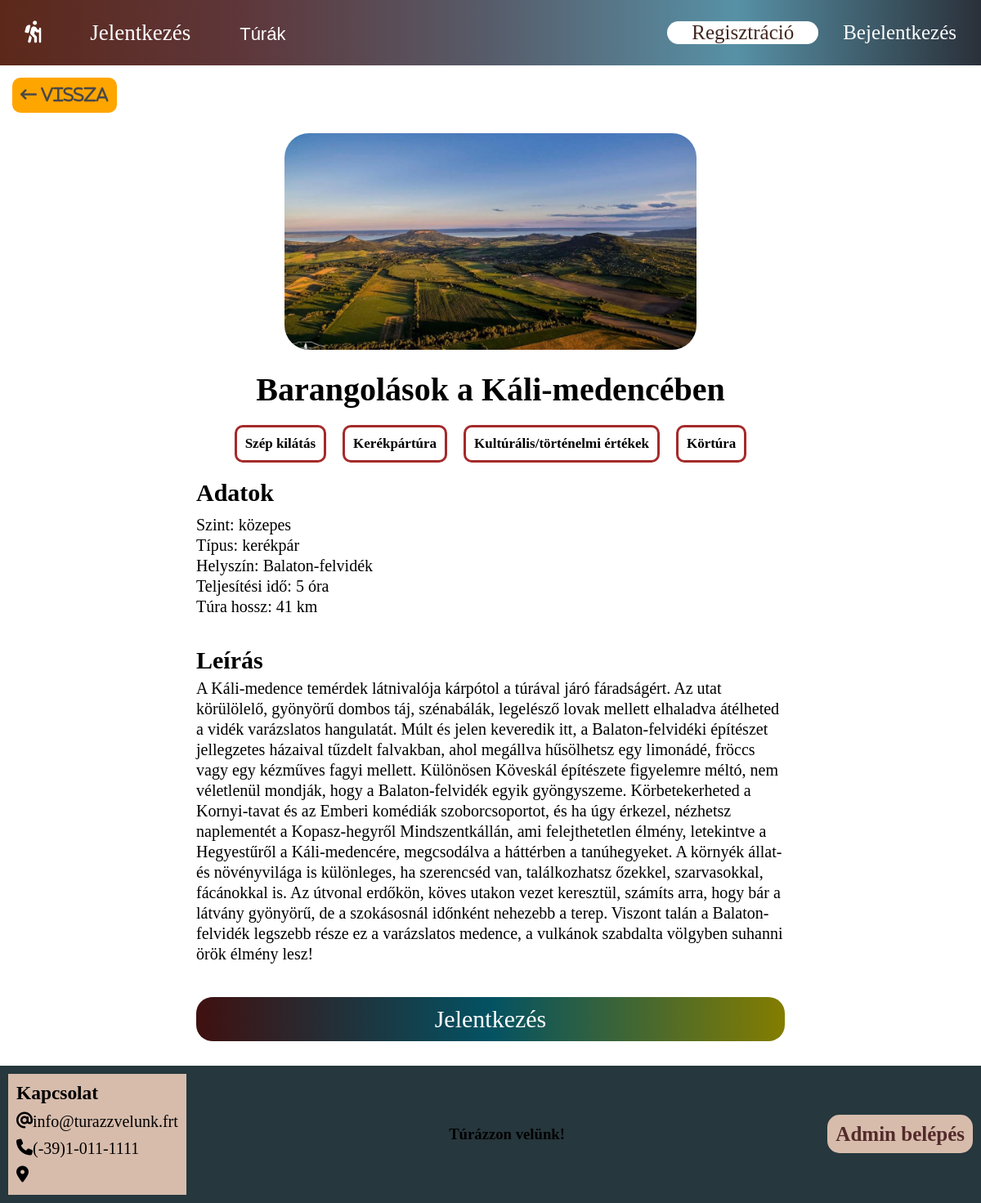
/tourInfo.php?id=67, run on the app's committed database.
### tables this page shows
CREATE TABLE IF NOT EXISTS `tura_kepek` (
  `id` int(11) NOT NULL AUTO_INCREMENT,
  `kep_nev` varchar(255) NOT NULL,
  `kep_cim` varchar(255) NOT NULL,
  PRIMARY KEY (`id`)
);

CREATE TABLE IF NOT EXISTS `turak` (
  `id` int(11) NOT NULL AUTO_INCREMENT,
  `nev` varchar(255) NOT NULL,
  `teljesitesi_ido` int(11) NOT NULL,
  `tura_hossz` int(11) NOT NULL,
  `tura_helyszinek_id` int(11) NOT NULL,
  `tura_kepek_id` int(11) NOT NULL,
  `tura_szintek_id` int(11) NOT NULL,
  `tura_tipusok_id` int(11) NOT NULL,
  `tura_leirasok_id` int(11) NOT NULL,
  PRIMARY KEY (`id`,`tura_kepek_id`,`tura_szintek_id`,`tura_tipusok_id`),
  KEY `fk_turak_tura_helyszinek_idx` (`tura_helyszinek_id`),
  KEY `fk_turak_tura_kepek1_idx` (`tura_kepek_id`),
  KEY `fk_turak_tura_szintek1_idx` (`tura_szintek_id`),
  KEY `fk_turak_tura_tipusok1_idx` (`tura_tipusok_id`),
  KEY `fk_turak_tura_leirasok1_idx` (`tura_leirasok_id`),
  CONSTRAINT `FK_turak_tura.tura_kepek` FOREIGN KEY (`tura_kepek_id`) REFERENCES `tura_kepek` (`id`) ON DELETE CASCADE ON UPDATE CASCADE,
  CONSTRAINT `fk_turak_tura_helyszinek` FOREIGN KEY (`tura_helyszinek_id`) REFERENCES `tura_helyszinek` (`id`) ON DELETE NO ACTION ON UPDATE NO ACTION,
  CONSTRAINT `fk_turak_tura_leirasok1` FOREIGN KEY (`tura_leirasok_id`) REFERENCES `tura_leirasok` (`id`) ON DELETE CASCADE ON UPDATE CASCADE,
  CONSTRAINT `fk_turak_tura_szintek1` FOREIGN KEY (`tura_szintek_id`) REFERENCES `tura_szintek` (`id`) ON DELETE NO ACTION ON UPDATE NO ACTION,
  CONSTRAINT `fk_turak_tura_tipusok1` FOREIGN KEY (`tura_tipusok_id`) REFERENCES `tura_tipusok` (`id`) ON DELETE NO ACTION ON UPDATE NO ACTION
);

CREATE TABLE IF NOT EXISTS `tura_szintek` (
  `id` int(11) NOT NULL AUTO_INCREMENT,
  `tura_szintek` varchar(45) NOT NULL,
  PRIMARY KEY (`id`)
);

CREATE TABLE IF NOT EXISTS `tura_tipusok` (
  `id` int(11) NOT NULL AUTO_INCREMENT,
  `tura_tipus` varchar(45) NOT NULL,
  PRIMARY KEY (`id`)
);

CREATE TABLE IF NOT EXISTS `tura_helyszinek` (
  `id` int(11) NOT NULL AUTO_INCREMENT,
  `lokacio` varchar(255) NOT NULL,
  PRIMARY KEY (`id`)
);

CREATE TABLE IF NOT EXISTS `tura_leirasok` (
  `id` int(11) NOT NULL AUTO_INCREMENT,
  `leiras` text NOT NULL,
  PRIMARY KEY (`id`)
);

### classes/tourInfo.classes.php (called while the page is built, shortened)
<?php
class TourInfo extends DB
{
    public function selectName($id)
    {
        $sql = "SELECT nev FROM turak WHERE id = $id";
        $stmt = $this->prepareOne($sql, "", []);
        $stmt->execute();
        if ($stmt->error !== "") {
            return $stmt->error;
        } else {
            $stmt->bind_result($name);
            while ($stmt->fetch()) {
                $result= $name;
            }
            return $result;
        }
    }
    public function selectDescr($id)
    {
        $sql = "SELECT tura_leirasok.leiras
        FROM turak
        LEFT JOIN tura_leirasok ON turak.tura_leirasok_id = tura_leirasok.id
        WHERE turak.id = $id";
        $stmt = $this->prepareOne($sql, "", []);
        $stmt->execute();
        if ($stmt->error !== "") {
            return $stmt->error;
        } else {
            $stmt->bind_result($descr);
            while ($stmt->fetch()) {
                $result= $descr;
            }
            return $result;
        }
    }
    public function selectImg($id)
    {
        $sql = "SELECT tura_kepek.kep_nev, tura_kepek.kep_cim
        FROM turak
        LEFT JOIN tura_kepek ON turak.tura_kepek_id = tura_kepek.id
        where turak.id = $id";
        $stmt = $this->prepare($sql, "", []);
        $stmt->execute();
        if ($stmt->error !== "") {
            return $stmt->error;
        } else {
            $stmt->bind_result($name, $title);
            while ($stmt->fetch()) {
                $result= [$name, $title];
            }
            return $result;
        }
    }
    public function selectLabel($id)
    {
        $sql = "SELECT tura_cimkek.cimke_nev
        FROM turak
        left JOIN cimke_has_leiras ON turak.tura_leirasok_id = cimke_has_leiras.tura_leirasok_id
        LEFT JOIN tura_cimkek ON cimke_has_leiras.cimkek_id = tura_cimkek.id
        WHERE turak.id = $id";
        $stmt = $this->prepare($sql, "", []);
        $stmt->execute();
        if ($stmt->error !== "") {
            return $stmt->error;
        } else {
            $stmt->bind_result($label);
            while ($stmt->fetch()) {
                $result[]= $label;
            }
            return $result;
        }
    }
    public function selectLocation($id)
    {
        $sql = "SELECT tura_helyszinek.lokacio FROM turak
        LEFT JOIN tura_helyszinek ON turak.tura_helyszinek_id = tura_helyszinek.id
        WHERE turak.id = $id";
        $stmt = $this->prepareOne($sql, "", []);
        $stmt->execute();
        if ($stmt->error !== "") {
            return $stmt->error;
        } else {
            $stmt->bind_result($location);
            while ($stmt->fetch()) {
                $result= $location;
            }
            return $result;
        }
    }
    public function selectTimeLength($id)
    {
        $sql = "SELECT turak.teljesitesi_ido, turak.tura_hossz
        FROM turak
        WHERE turak.id = $id";
        $stmt = $this->prepare($sql, "", []);
        $stmt->execute();
        if ($stmt->error !== "") {
            return $stmt->error;
        } else {
            $stmt->bind_result($time, $length);
            while ($stmt->fetch()) {
                $result= ['ido'=>$time, 'hossz'=>$length];
            }
            return $result;
        }
    }
    public function selectLevelType($id)
    {
        $sql = "SELECT tura_szintek.tura_szintek, tura_tipusok.tura_tipus
        FROM turak
        left JOIN tura_szintek ON turak.tura_szintek_id = tura_szintek.id
        LEFT JOIN tura_tipusok ON turak.tura_tipusok_id = tura_tipusok.id
        WHERE turak.id = $id";
        $stmt = $this->prepare($sql, "", []);
        $stmt->execute();
        if ($stmt->error !== "") {
            return $stmt->error;
        } else {
            $stmt->bind_result($level, $type);
            while ($stmt->fetch()) {
                $result= ['szint'=>$level, 'tipus'=>$type];
            }
            return $result;
        }
    }
}

### sql/DB.php (called while the page is built, shortened)
<?php
class DB {
    protected $mysql;
    public function getConnect()
    {
        if($this->mysql !== NULL) {
            return $this->mysql;
        } else {
            $this->mysql = new mysqli('localhost', 'root','', 'tura');
            return $this->mysql;
        }
    }
    protected function prepare($sql, $types, $data)
    {
        $stmt = $this->mysql->prepare($sql);
        return $stmt;
    }
    protected function prepareOne($sql, $types, $data)
    {
        $stmt = $this->mysql->prepare($sql);
        return $stmt;
    }
}

### includes/tourInfo.inc.php (called while the page is built)
<?php
require_once('sql/DB.php');
require_once('classes/tourInfo.classes.php');
$db = new TourInfo();
if($db->getConnect()) {
    $nev = $db->selectName($_GET['id']);
    $leiras = $db->selectDescr($_GET['id']);
    $kep = $db->selectImg($_GET['id']);
    $lokacio = $db->selectLocation($_GET['id']);
    $cimke = $db->selectLabel($_GET['id']);
    $idohossz = $db->selectTimeLength($_GET['id']);
    $szinttipus = $db->selectLevelType($_GET['id']);
}

### tourInfo.php (the view, shortened to what this page needs)
<?php
require_once('includes/tourInfo.inc.php');
?>
<!DOCTYPE html>
<html lang="hu">
<head>
    <link rel="stylesheet" href="assets/styles.css">
</head>
<body>
<?php
include_once('templates/nav.php');
?>
<div class="back-button">
    <button><a href="tours.php"><i class="fa-solid fa-arrow-left-long"> Vissza</i></a></button>
</div>
<div class="container-turainfo">
    <div class="img-turainfo">
    <img src="img/<?php echo $kep[0]?>" alt="<?php echo $kep[1]?>">
    </div>
    <h1><?php echo $nev; ?></h1>
    <div class="cimke">
        <?php foreach ($cimke as $value): ?>
            <div><?php echo $value; ?></div>
        <?php endforeach ?>
    </div>
    <div class="cont">
        <div class="tourData">
            <h3>Adatok</h3>
            <p>Szint: <?php echo $szinttipus['szint']?></p>
            <p>Típus: <?php echo $szinttipus['tipus']?> </p>
            <p>Helyszín: <?php echo $lokacio ?> </p>
            <p>Teljesítési idő: <?php echo $idohossz['ido']?> óra</p>
            <p>Túra hossz: <?php echo $idohossz['hossz']?> km </p>
        </div>
        <article>
            <h4>Leírás</h4>
            <p><?php echo $leiras ?></p>
        </article>
    </div>
    <div class="link-jelentkezes">
    <a href="apply.php?id=<?php echo $_GET['id']?>" >Jelentkezés</a>
    </div>
</div>
<?php
include_once 'templates/footer.php';
?>

### assets/styles.css (style rules this page uses)
* { margin: 0; padding: 0; box-sizing: border-box; }
body, html { width: 100%; height: 100%; }
div.link-jelentkezes { margin: 30px 0; padding: 10px; border-radius: 20px; cursor: pointer; text-align: center; background-image: linear-gradient(to right, rgb(64, 16, 16), rgb(3, 82, 99), rgb(132, 125, 0) ) ; }
div.link-jelentkezes a { font-size: 30px; text-decoration: none; color: white; }
.back-button { margin: 15px; }
.back-button button { padding: 10px; background-color: orange; border-radius: 10px; font-size: 20px; border: none; }
.back-button button a { color:rgb(72, 72, 72); }
.container-turainfo { margin: 0 auto; width: 60%; }
.img-turainfo img { width: 70%; margin: 25px auto; border-radius: 30px; display: block; }
.container-turainfo h1 { text-align: center; font-size: 40px; }
.container-turainfo .cimke { display: flex; margin: 10px 0; justify-content: center; }
.container-turainfo .cimke div { margin: 10px; border: 3px solid brown; border-radius: 10px; padding: 10px; font-weight: bold; font-size: 17px; }
.cont .tourData h3 { font-size: 30px; margin: 0 0 10px 0; }
.cont .tourData p { font-size: 20px; line-height: 25px; }
.cont article { font-size: 20px; line-height: 25px; margin: 40px 0; }
.cont article h4 { font-size: 30px; margin: 0 0 10px 0; }

### data on the page
tura_kepek: kep_nev (picture)
turak: nev "Barangolások a Káli-medencében", teljesitesi_ido "5", tura_hossz "41"
tura_szintek: tura_szintek "közepes", tura_tipusok.tura_tipus "kerékpár"
tura_helyszinek: lokacio "Balaton-felvidék"
tura_leirasok: leiras "A Káli-medence temérdek látnivalója kárpótol a túrával járó fáradságért. Az utat körülölelő, gyönyörű dombos táj, szénabálák, legelésző lovak mellett el­haladva átélheted a vidék varázslatos hangulatát. Múlt és jelen keveredik itt, a Balaton-felvidéki építészet jelleg­zetes házaival tűzdelt falvakban, ahol megállva hűsölhetsz egy limonádé, fröccs vagy egy kézműves fagyi mel­lett. Különösen Köveskál építészete figyelemre méltó, nem véletlenül mondják, hogy a Balaton-felvidék egyik gyöngyszeme. Körbetekerheted a Kornyi-tavat és az Emberi komédiák szo­borcsoportot, és ha úgy érkezel, nézhetsz naplementét a Kopasz-hegyről Mindszentkállán, ami felejthetetlen élmény, letekintve a Hegyestűről a…"

### other printed values
$value "Szép kilátás"
$value "Kerékpártúra"
$value "Kultúrális/történelmi értékek"
$value "Körtúra"
